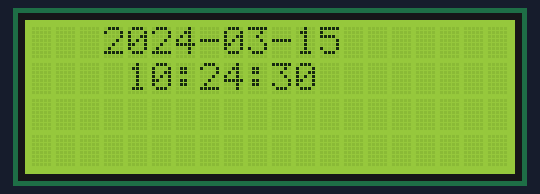
A program run on a simulated Raspberry Pi (BCM pin numbers). Parts: 20×4 character LCD. The clock reads 2024-03-15 10:24:30 at power-on unless the program sets it; what the program prints to the terminal is not drawn.

Above: at 1.1 s.
At 5.3 s:
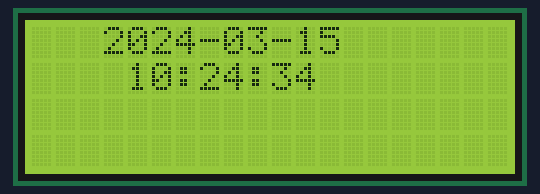
At 8.4 s:
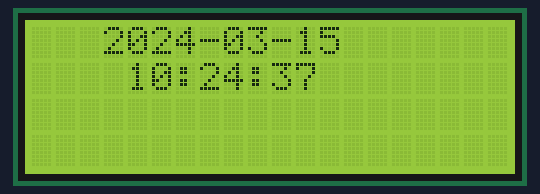
At 19.9 s:
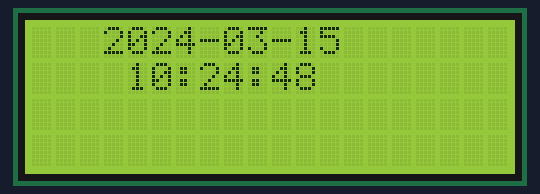
At 30.3 s:
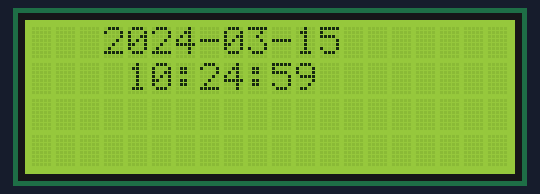
At 38.6 s:
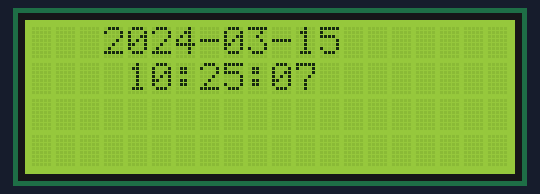

Measured:
- what the display in image 0 shows lasts 1.0 s, from 1.1 s to 2.1 s

The program:

lcd_time.py
```python
from RPLCD.i2c import CharLCD
import time
import datetime
lcd = CharLCD('PCF8574', 0x27)
try:
	while True:
		now = datetime.datetime.now()
		nowDate = now.strftime('%Y-%m-%d')
		nowTime = now.strftime('%H:%M:%S')
		print(now, nowDate, nowTime)
		time.sleep(1)
		lcd.clear()
		lcd.cursor_pos = (0,3)
		lcd.write_string(nowDate)
		lcd.crlf()
		lcd.cursor_pos = (1,4)
		lcd.write_string(nowTime)
except KeyboardInterrupt:
	lcd.clear()
```
